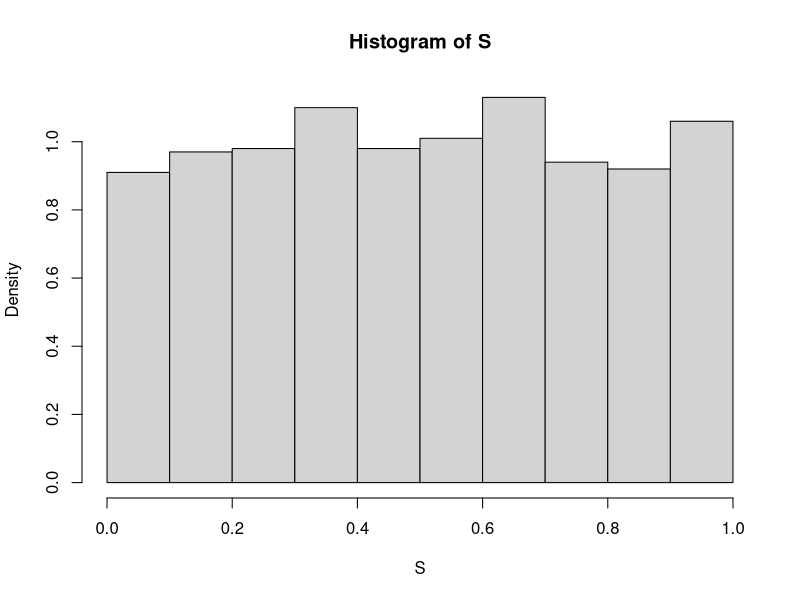
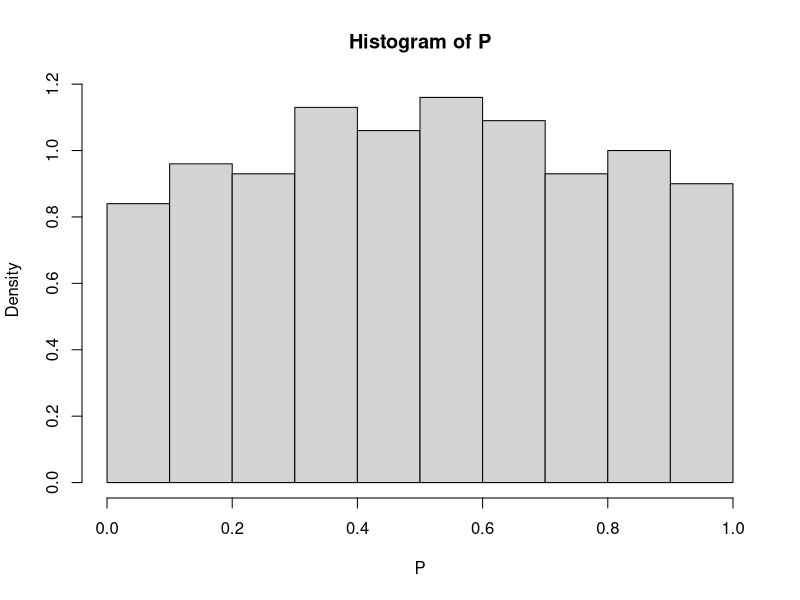
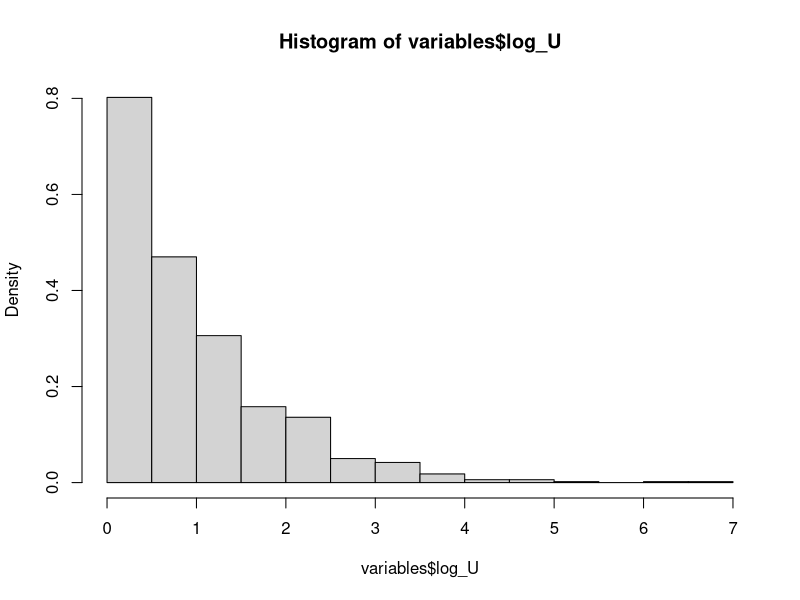
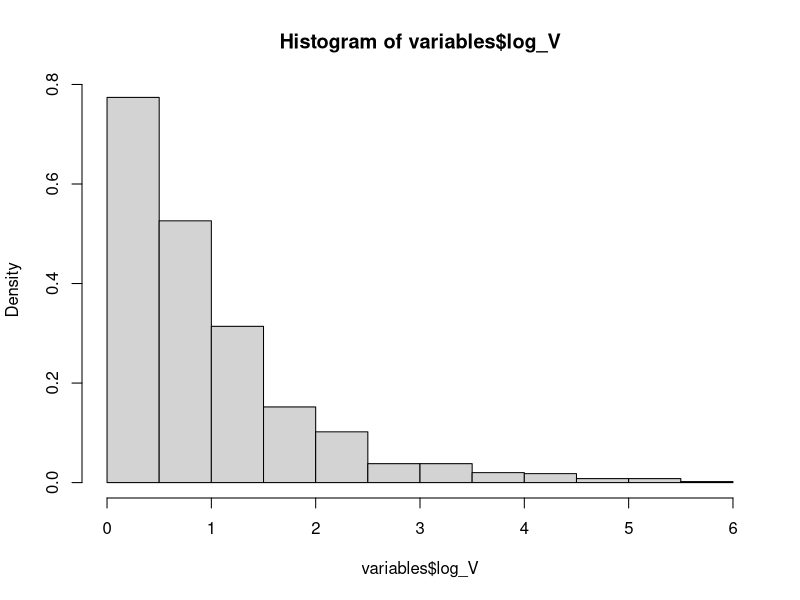

Source code (R) for these figures, in order:

#Generar uniformes 


H<-function(W,V,thetha){
  
  if(W<(1-thetha)*V^(1-thetha)){
    x<- W/(1-thetha)*V^thetha
    
  }
  
  else if((1-thetha)*V^(1-thetha)<= W & W<V^(1-thetha)){
    x<-V
  }
  
  else if (W >= V^(1-thetha)){
    x<-W^(1-thetha)
  }  

  return(x)
}


func<- function(thetha){
  
  V<-runif(1,0,1)
  W<- runif(1,0,1)
  
  U<-H(W,V,0)
  
  return(c(U,V))
  
}

muestra<- c()
S<- c()
P<- c()


for (i in 1:1000){
  muestra<- func(0)
  S[i]<- muestra[1]
  P[i]<- muestra[2]
  
  
}

S
P

hist(S, probability = TRUE)
hist(P, probability = TRUE)


windows()
plot.new ()

variables<- data.frame(U=S, V=P)
variables$log_U<- -log(variables$U)
variables$log_V<- -log(variables$V)

hist(variables$log_U, probability = TRUE)
hist(variables$log_V, probability = TRUE)


